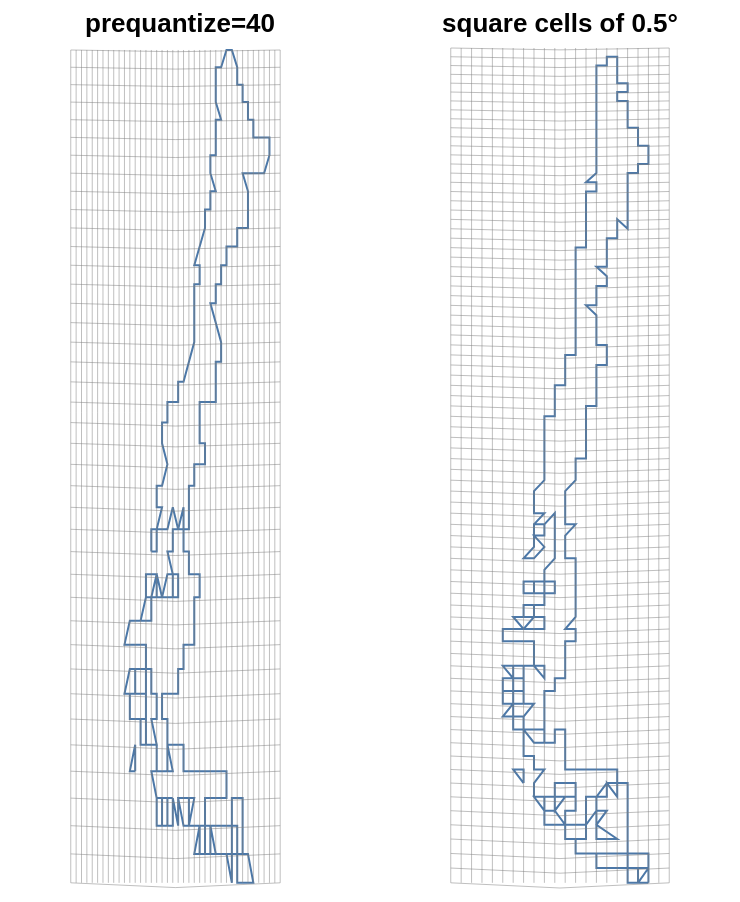

Source (Vega-Lite JSON):
### Vega-Lite specification from a JSON file in a GitHub repository (floating-point values rounded to 4 significant figures)
{"config": {"view": {"continuousWidth": 400, "continuousHeight": 300, "fill": "transparent"}}, "hconcat": [{"layer": [{"data": {"name": "data-ccf13662be1cd0d4e7435c94a43cb4e2", "format": {"mesh": "data", "type": "topojson"}}, "mark": {"type": "geoshape", "filled": false}, "projection": {"reflectY": false, "type": "mercator"}}, {"data": {"name": "data-863b2a0ce7112c2946718f3aea6198f9"}, "mark": {"type": "geoshape", "filled": false, "opacity": 0.5, "stroke": "gray", "strokeWidth": 0.5}, "projection": {"reflectY": false, "type": "mercator"}}], "height": 420, "title": "prequantize=40", "width": 170}, {"layer": [{"data": {"name": "data-300132b3df24b026d5e869469ac40396", "format": {"mesh": "data", "type": "topojson"}}, "mark": {"type": "geoshape", "filled": false}, "projection": {"reflectY": false, "type": "mercator"}}, {"data": {"name": "data-752b2c6cd1fdcca3b57714ae9a3d946d"}, "mark": {"type": "geoshape", "filled": false, "opacity": 0.5, "stroke": "gray", "strokeWidth": 0.5}, "projection": {"reflectY": false, "type": "mercator"}}], "height": 420, "title": "square cells of 0.5°", "width": 170}], "background": "transparent", "$schema": "https://vega.github.io/schema/vega-lite/v6.4.1.json", "datasets": {"data-ccf13662be1cd0d4e7435c94a43cb4e2": "{\"type\":\"Topology\",\"objects\":{\"data\":{\"geometries\":[{\"properties\":{\"name\":\"Chile\"},\"type\":\"MultiPolygon\",\"arcs\":[[[0,-4]],[[-34,1,-32,2]],[[3,4,5,6,7,8]],[[9]],[[10,-36,11,12,-16,-17]],[[13,14,-18,15]],[[16,17,-20,18]],[[20,-26,-38]],[[-40,21,22]],[[-41,23]],[[24,25,26,27]],[[28]],[[29,30,31,32,33,34,35,36,37,38,39,40,41]]],\"id\":40}],\"type\":\"GeometryCollection\"}},\"bbox\":[-78.98945312499993,-55.891699218750006,-66.435791015625,-17.50605468749997],\"transform\":{\"scale\":[0.3218887720352545,0.9842472956730779],\"translate\":[-78.98945312499993,-55.891699218750006]},\"arcs\":[[[32,1],[1,0],[1,-1],[-3,0],[0,1],[-1,0],[0,-1],[-1,1]],[[17,3],[0,-1],[1,0],[0,1]],[[19,3],[0,-1],[-3,0],[0,1]],[[32,1],[-3,0]],[[29,1],[-2,0]],[[27,1],[-4,0]],[[23,1],[1,1],[0,-1],[1,0],[0,1]],[[25,2],[1,0],[0,-1],[1,0]],[[27,1],[-1,1],[4,0],[0,-1],[1,0],[0,1],[-1,0],[0,1],[2,0],[0,-2]],[[12,4],[-1,0],[1,1],[0,-1]],[[14,7],[0,-1]],[[13,6],[-2,0]],[[11,6],[0,1]],[[11,7],[-1,0]],[[10,7],[1,1],[1,0]],[[12,7],[-1,0]],[[14,7],[-2,0]],[[12,7],[0,1]],[[13,8],[1,0],[0,-1]],[[13,8],[-1,0]],[[13,10],[1,1]],[[16,11],[0,1]],[[16,12],[1,-1]],[[17,11],[1,1],[1,0],[0,-1]],[[16,12],[-1,-1]],[[15,11],[-1,0]],[[14,11],[0,1],[1,0]],[[15,12],[1,0]],[[15,13],[0,1],[1,0],[0,-1],[-1,0]],[[25,2],[-4,0]],[[21,2],[-1,1],[2,0],[0,-1],[1,1],[-3,0],[0,-1],[-1,1]],[[19,3],[-1,0]],[[18,3],[-1,0]],[[17,3],[-1,0]],[[16,3],[-1,1],[4,0],[-1,1],[0,-1],[-2,0],[0,1],[-3,0],[0,1]],[[13,6],[1,0]],[[14,6],[0,-1],[2,0],[-1,1],[1,0],[0,1],[-1,0],[0,1],[-1,0],[0,1],[-4,0],[1,1],[2,0]],[[13,10],[2,0],[0,1]],[[15,11],[1,0]],[[16,11],[1,0]],[[17,11],[2,0]],[[19,11],[1,0],[0,1],[-1,0],[-1,1],[1,0],[0,1],[2,0],[0,1],[-1,-1],[-1,1],[-1,-1],[-2,0],[1,1],[-1,0],[0,1],[1,0],[1,1],[-1,1],[0,1],[1,0],[0,1],[2,0],[0,1],[1,0],[2,2],[0,3],[1,0],[0,1],[-1,0],[2,2],[0,1],[1,0],[0,1],[1,0],[-1,1],[0,1],[1,0],[0,2],[1,0],[-1,1],[0,2],[1,0],[1,1],[1,0],[1,-1],[0,-1],[1,0],[0,-1],[1,0],[0,-1],[1,0],[0,-1],[3,0],[0,-1],[-1,-1],[-4,0],[1,-1],[0,-2],[-2,0],[0,-1],[-2,0],[0,-1],[-1,0],[0,-1],[-1,0],[0,-1],[-1,0],[2,-2],[0,-1],[-1,0],[0,-2],[-3,0],[0,-2],[1,0],[0,-1],[-2,0],[0,-1],[-1,0],[0,-2],[-1,0],[0,-1],[1,0],[0,-1],[2,0],[0,-1],[-1,0],[0,-2],[-2,0],[0,-1],[-1,0],[0,-1],[-3,0],[0,-1],[1,0],[0,-1],[3,0],[0,-1],[8,0],[0,-1],[-4,0],[0,-1]]]}", "data-863b2a0ce7112c2946718f3aea6198f9": [{"type": "Feature", "geometry": {"type": "LineString", "coordinates": [[-78.99, -55.89], [-78.99, -17.51]]}}, {"type": "Feature", "geometry": {"type": "LineString", "coordinates": [[-78.67, -55.89], [-78.67, -17.51]]}}, {"type": "Feature", "geometry": {"type": "LineString", "coordinates": [[-78.35, -55.89], [-78.35, -17.51]]}}, {"type": "Feature", "geometry": {"type": "LineString", "coordinates": [[-78.02, -55.89], [-78.02, -17.51]]}}, {"type": "Feature", "geometry": {"type": "LineString", "coordinates": [[-77.7, -55.89], [-77.7, -17.51]]}}, {"type": "Feature", "geometry": {"type": "LineString", "coordinates": [[-77.38, -55.89], [-77.38, -17.51]]}}, {"type": "Feature", "geometry": {"type": "LineString", "coordinates": [[-77.06, -55.89], [-77.06, -17.51]]}}, {"type": "Feature", "geometry": {"type": "LineString", "coordinates": [[-76.74, -55.89], [-76.74, -17.51]]}}, {"type": "Feature", "geometry": {"type": "LineString", "coordinates": [[-76.41, -55.89], [-76.41, -17.51]]}}, {"type": "Feature", "geometry": {"type": "LineString", "coordinates": [[-76.09, -55.89], [-76.09, -17.51]]}}, {"type": "Feature", "geometry": {"type": "LineString", "coordinates": [[-75.77, -55.89], [-75.77, -17.51]]}}, {"type": "Feature", "geometry": {"type": "LineString", "coordinates": [[-75.45, -55.89], [-75.45, -17.51]]}}, {"type": "Feature", "geometry": {"type": "LineString", "coordinates": [[-75.13, -55.89], [-75.13, -17.51]]}}, {"type": "Feature", "geometry": {"type": "LineString", "coordinates": [[-74.8, -55.89], [-74.8, -17.51]]}}, {"type": "Feature", "geometry": {"type": "LineString", "coordinates": [[-74.48, -55.89], [-74.48, -17.51]]}}, {"type": "Feature", "geometry": {"type": "LineString", "coordinates": [[-74.16, -55.89], [-74.16, -17.51]]}}, {"type": "Feature", "geometry": {"type": "LineString", "coordinates": [[-73.84, -55.89], [-73.84, -17.51]]}}, {"type": "Feature", "geometry": {"type": "LineString", "coordinates": [[-73.52, -55.89], [-73.52, -17.51]]}}, {"type": "Feature", "geometry": {"type": "LineString", "coordinates": [[-73.2, -55.89], [-73.2, -17.51]]}}, {"type": "Feature", "geometry": {"type": "LineString", "coordinates": [[-72.87, -55.89], [-72.87, -17.51]]}}, {"type": "Feature", "geometry": {"type": "LineString", "coordinates": [[-72.55, -55.89], [-72.55, -17.51]]}}, {"type": "Feature", "geometry": {"type": "LineString", "coordinates": [[-72.23, -55.89], [-72.23, -17.51]]}}, {"type": "Feature", "geometry": {"type": "LineString", "coordinates": [[-71.91, -55.89], [-71.91, -17.51]]}}, {"type": "Feature", "geometry": {"type": "LineString", "coordinates": [[-71.59, -55.89], [-71.59, -17.51]]}}, {"type": "Feature", "geometry": {"type": "LineString", "coordinates": [[-71.26, -55.89], [-71.26, -17.51]]}}, {"type": "Feature", "geometry": {"type": "LineString", "coordinates": [[-70.94, -55.89], [-70.94, -17.51]]}}, {"type": "Feature", "geometry": {"type": "LineString", "coordinates": [[-70.62, -55.89], [-70.62, -17.51]]}}, {"type": "Feature", "geometry": {"type": "LineString", "coordinates": [[-70.3, -55.89], [-70.3, -17.51]]}}, {"type": "Feature", "geometry": {"type": "LineString", "coordinates": [[-69.98, -55.89], [-69.98, -17.51]]}}, {"type": "Feature", "geometry": {"type": "LineString", "coordinates": [[-69.65, -55.89], [-69.65, -17.51]]}}, {"type": "Feature", "geometry": {"type": "LineString", "coordinates": [[-69.33, -55.89], [-69.33, -17.51]]}}, {"type": "Feature", "geometry": {"type": "LineString", "coordinates": [[-69.01, -55.89], [-69.01, -17.51]]}}, {"type": "Feature", "geometry": {"type": "LineString", "coordinates": [[-68.69, -55.89], [-68.69, -17.51]]}}, {"type": "Feature", "geometry": {"type": "LineString", "coordinates": [[-68.37, -55.89], [-68.37, -17.51]]}}, {"type": "Feature", "geometry": {"type": "LineString", "coordinates": [[-68.05, -55.89], [-68.05, -17.51]]}}, {"type": "Feature", "geometry": {"type": "LineString", "coordinates": [[-67.72, -55.89], [-67.72, -17.51]]}}, {"type": "Feature", "geometry": {"type": "LineString", "coordinates": [[-67.4, -55.89], [-67.4, -17.51]]}}, {"type": "Feature", "geometry": {"type": "LineString", "coordinates": [[-67.08, -55.89], [-67.08, -17.51]]}}, {"type": "Feature", "geometry": {"type": "LineString", "coordinates": [[-66.76, -55.89], [-66.76, -17.51]]}}, {"type": "Feature", "geometry": {"type": "LineString", "coordinates": [[-66.44, -55.89], [-66.44, -17.51]]}}, {"type": "Feature", "geometry": {"type": "LineString", "coordinates": [[-78.99, -55.89], [-66.44, -55.89]]}}, {"type": "Feature", "geometry": {"type": "LineString", "coordinates": [[-78.99, -54.91], [-66.44, -54.91]]}}, {"type": "Feature", "geometry": {"type": "LineString", "coordinates": [[-78.99, -53.92], [-66.44, -53.92]]}}, {"type": "Feature", "geometry": {"type": "LineString", "coordinates": [[-78.99, -52.94], [-66.44, -52.94]]}}, {"type": "Feature", "geometry": {"type": "LineString", "coordinates": [[-78.99, -51.95], [-66.44, -51.95]]}}, {"type": "Feature", "geometry": {"type": "LineString", "coordinates": [[-78.99, -50.97], [-66.44, -50.97]]}}, {"type": "Feature", "geometry": {"type": "LineString", "coordinates": [[-78.99, -49.99], [-66.44, -49.99]]}}, {"type": "Feature", "geometry": {"type": "LineString", "coordinates": [[-78.99, -49.0], [-66.44, -49.0]]}}, {"type": "Feature", "geometry": {"type": "LineString", "coordinates": [[-78.99, -48.02], [-66.44, -48.02]]}}, {"type": "Feature", "geometry": {"type": "LineString", "coordinates": [[-78.99, -47.03], [-66.44, -47.03]]}}, {"type": "Feature", "geometry": {"type": "LineString", "coordinates": [[-78.99, -46.05], [-66.44, -46.05]]}}, {"type": "Feature", "geometry": {"type": "LineString", "coordinates": [[-78.99, -45.06], [-66.44, -45.06]]}}, {"type": "Feature", "geometry": {"type": "LineString", "coordinates": [[-78.99, -44.08], [-66.44, -44.08]]}}, {"type": "Feature", "geometry": {"type": "LineString", "coordinates": [[-78.99, -43.1], [-66.44, -43.1]]}}, {"type": "Feature", "geometry": {"type": "LineString", "coordinates": [[-78.99, -42.11], [-66.44, -42.11]]}}, {"type": "Feature", "geometry": {"type": "LineString", "coordinates": [[-78.99, -41.13], [-66.44, -41.13]]}}, {"type": "Feature", "geometry": {"type": "LineString", "coordinates": [[-78.99, -40.14], [-66.44, -40.14]]}}, {"type": "Feature", "geometry": {"type": "LineString", "coordinates": [[-78.99, -39.16], [-66.44, -39.16]]}}, {"type": "Feature", "geometry": {"type": "LineString", "coordinates": [[-78.99, -38.18], [-66.44, -38.18]]}}, {"type": "Feature", "geometry": {"type": "LineString", "coordinates": [[-78.99, -37.19], [-66.44, -37.19]]}}, {"type": "Feature", "geometry": {"type": "LineString", "coordinates": [[-78.99, -36.21], [-66.44, -36.21]]}}, {"type": "Feature", "geometry": {"type": "LineString", "coordinates": [[-78.99, -35.22], [-66.44, -35.22]]}}, {"type": "Feature", "geometry": {"type": "LineString", "coordinates": [[-78.99, -34.24], [-66.44, -34.24]]}}, {"type": "Feature", "geometry": {"type": "LineString", "coordinates": [[-78.99, -33.25], [-66.44, -33.25]]}}, {"type": "Feature", "geometry": {"type": "LineString", "coordinates": [[-78.99, -32.27], [-66.44, -32.27]]}}, {"type": "Feature", "geometry": {"type": "LineString", "coordinates": [[-78.99, -31.29], [-66.44, -31.29]]}}, {"type": "Feature", "geometry": {"type": "LineString", "coordinates": [[-78.99, -30.3], [-66.44, -30.3]]}}, {"type": "Feature", "geometry": {"type": "LineString", "coordinates": [[-78.99, -29.32], [-66.44, -29.32]]}}, {"type": "Feature", "geometry": {"type": "LineString", "coordinates": [[-78.99, -28.33], [-66.44, -28.33]]}}, {"type": "Feature", "geometry": {"type": "LineString", "coordinates": [[-78.99, -27.35], [-66.44, -27.35]]}}, {"type": "Feature", "geometry": {"type": "LineString", "coordinates": [[-78.99, -26.36], [-66.44, -26.36]]}}, {"type": "Feature", "geometry": {"type": "LineString", "coordinates": [[-78.99, -25.38], [-66.44, -25.38]]}}, {"type": "Feature", "geometry": {"type": "LineString", "coordinates": [[-78.99, -24.4], [-66.44, -24.4]]}}, {"type": "Feature", "geometry": {"type": "LineString", "coordinates": [[-78.99, -23.41], [-66.44, -23.41]]}}, {"type": "Feature", "geometry": {"type": "LineString", "coordinates": [[-78.99, -22.43], [-66.44, -22.43]]}}, {"type": "Feature", "geometry": {"type": "LineString", "coordinates": [[-78.99, -21.44], [-66.44, -21.44]]}}, {"type": "Feature", "geometry": {"type": "LineString", "coordinates": [[-78.99, -20.46], [-66.44, -20.46]]}}, {"type": "Feature", "geometry": {"type": "LineString", "coordinates": [[-78.99, -19.47], [-66.44, -19.47]]}}, {"type": "Feature", "geometry": {"type": "LineString", "coordinates": [[-78.99, -18.49], [-66.44, -18.49]]}}, {"type": "Feature", "geometry": {"type": "LineString", "coordinates": [[-78.99, -17.51], [-66.44, -17.51]]}}], "data-300132b3df24b026d5e869469ac40396": "{\"type\":\"Topology\",\"objects\":{\"data\":{\"geometries\":[{\"properties\":{\"name\":\"Chile\"},\"type\":\"MultiPolygon\",\"arcs\":[[[0]],[[-3,1]],[[2,3,4,-9]],[[-12,5,-36]],[[6]],[[7,-38]],[[8,9,10,11,12]],[[13]],[[-41,14]],[[-19,15,-21]],[[16,17,18,19,-43]],[[20,21,22,-26,23]],[[24,25,-27,-45]],[[27,28]],[[29,-34,30,-32]],[[31,-49]],[[32,33]],[[-51,34]],[[35,36,37,38,39,40,41,42,43,44,45,46,47,48,49,50,51]]],\"id\":40}],\"type\":\"GeometryCollection\"}},\"bbox\":[-78.98945312499993,-55.891699218750006,-66.435791015625,-17.50605468749997],\"transform\":{\"scale\":[0.6236067393352753,0.5],\"translate\":[-78.98945312499993,-55.891699218750006]},\"arcs\":[[[19,0],[-1,0],[1,1],[0,-1]],[[17,2],[2,0],[0,-1],[-1,0]],[[17,2],[0,-1],[1,0]],[[18,1],[0,-1],[-1,0],[0,1],[-3,0]],[[14,1],[0,1]],[[12,3],[-1,0],[0,1]],[[11,4],[-2,0],[0,1],[1,0],[1,-1]],[[9,6],[0,-1],[-1,1]],[[17,2],[-3,0]],[[14,2],[-2,0]],[[12,2],[0,1]],[[12,3],[1,0],[0,1]],[[13,4],[1,1],[0,-2],[2,0],[-2,1],[1,1],[-1,0],[0,1],[1,0],[0,1],[1,-1],[0,1],[1,0],[0,-5]],[[7,7],[-1,1],[1,0],[0,-1]],[[7,11],[-1,0],[0,1],[1,0]],[[6,13],[-1,0],[0,1]],[[7,13],[-1,0]],[[6,13],[0,-1],[-1,0],[1,1]],[[6,13],[0,1]],[[6,14],[1,0]],[[6,14],[-1,0]],[[5,14],[0,1],[1,0]],[[6,15],[-1,1],[1,0]],[[6,15],[0,-1]],[[7,15],[-1,0]],[[6,15],[0,1]],[[7,16],[-1,0]],[[7,20],[0,1],[1,0]],[[8,21],[0,-1],[-1,0]],[[9,22],[-1,0]],[[8,23],[1,0]],[[9,22],[0,1]],[[8,22],[-1,0],[0,1],[1,0]],[[8,23],[0,-1]],[[9,28],[0,-1],[-1,0],[1,-1],[-1,-1],[-1,0],[1,1],[0,2]],[[13,4],[-2,0]],[[11,4],[0,1],[1,0],[0,1],[-1,0],[-1,-1],[0,1],[2,0],[0,1],[-2,0],[0,-1],[-1,0]],[[9,6],[-1,0]],[[8,6],[0,1],[1,1],[-1,0],[0,1],[-1,0],[0,2]],[[7,11],[1,-1],[1,0],[0,1],[-2,0]],[[7,11],[0,1]],[[7,12],[1,1],[-1,0]],[[7,13],[0,1]],[[7,14],[0,1]],[[7,15],[0,1]],[[7,16],[1,0],[1,-1],[0,1],[-1,0],[0,2],[-3,0],[0,1],[2,0],[-1,1],[1,0]],[[7,20],[1,0],[-1,-1],[2,0],[0,1],[-1,0],[0,1]],[[8,21],[1,0],[0,1]],[[9,22],[1,0],[0,1],[-1,0]],[[9,23],[0,1],[1,1],[0,4],[-1,-1]],[[9,28],[-1,0]],[[8,28],[1,1],[-1,0],[0,2],[1,1],[0,6],[1,0],[0,3],[1,0],[0,3],[1,0],[0,11],[1,0],[0,6],[1,0],[0,1],[-1,0],[1,1],[0,12],[1,0],[0,1],[1,0],[0,-3],[1,0],[0,-1],[-1,0],[0,-1],[1,0],[0,-3],[1,0],[0,-2],[1,0],[0,-2],[-1,0],[0,-1],[-1,0],[0,-6],[-1,1],[0,-2],[-1,0],[0,-3],[-1,0],[1,-1],[0,-1],[-1,0],[0,-2],[-1,0],[1,-1],[0,-3],[1,0],[0,-2],[-1,0],[0,-4],[-1,0],[0,-5],[-1,0],[0,-2],[-1,-1],[0,-3],[1,0],[-1,-1],[0,-2],[1,0],[0,-5],[-1,-1],[1,0],[0,-1],[-1,0],[0,-3],[-1,0],[0,-1],[-1,0],[0,-4],[1,0],[0,1],[1,0],[0,-3],[5,0],[0,-1],[-1,0],[-1,-1],[-1,0],[0,-2]]]}", "data-752b2c6cd1fdcca3b57714ae9a3d946d": [{"type": "Feature", "geometry": {"type": "LineString", "coordinates": [[-78.99, -55.89], [-78.99, -17.39]]}}, {"type": "Feature", "geometry": {"type": "LineString", "coordinates": [[-78.37, -55.89], [-78.37, -17.39]]}}, {"type": "Feature", "geometry": {"type": "LineString", "coordinates": [[-77.74, -55.89], [-77.74, -17.39]]}}, {"type": "Feature", "geometry": {"type": "LineString", "coordinates": [[-77.12, -55.89], [-77.12, -17.39]]}}, {"type": "Feature", "geometry": {"type": "LineString", "coordinates": [[-76.5, -55.89], [-76.5, -17.39]]}}, {"type": "Feature", "geometry": {"type": "LineString", "coordinates": [[-75.87, -55.89], [-75.87, -17.39]]}}, {"type": "Feature", "geometry": {"type": "LineString", "coordinates": [[-75.25, -55.89], [-75.25, -17.39]]}}, {"type": "Feature", "geometry": {"type": "LineString", "coordinates": [[-74.62, -55.89], [-74.62, -17.39]]}}, {"type": "Feature", "geometry": {"type": "LineString", "coordinates": [[-74.0, -55.89], [-74.0, -17.39]]}}, {"type": "Feature", "geometry": {"type": "LineString", "coordinates": [[-73.38, -55.89], [-73.38, -17.39]]}}, {"type": "Feature", "geometry": {"type": "LineString", "coordinates": [[-72.75, -55.89], [-72.75, -17.39]]}}, {"type": "Feature", "geometry": {"type": "LineString", "coordinates": [[-72.13, -55.89], [-72.13, -17.39]]}}, {"type": "Feature", "geometry": {"type": "LineString", "coordinates": [[-71.51, -55.89], [-71.51, -17.39]]}}, {"type": "Feature", "geometry": {"type": "LineString", "coordinates": [[-70.88, -55.89], [-70.88, -17.39]]}}, {"type": "Feature", "geometry": {"type": "LineString", "coordinates": [[-70.26, -55.89], [-70.26, -17.39]]}}, {"type": "Feature", "geometry": {"type": "LineString", "coordinates": [[-69.64, -55.89], [-69.64, -17.39]]}}, {"type": "Feature", "geometry": {"type": "LineString", "coordinates": [[-69.01, -55.89], [-69.01, -17.39]]}}, {"type": "Feature", "geometry": {"type": "LineString", "coordinates": [[-68.39, -55.89], [-68.39, -17.39]]}}, {"type": "Feature", "geometry": {"type": "LineString", "coordinates": [[-67.76, -55.89], [-67.76, -17.39]]}}, {"type": "Feature", "geometry": {"type": "LineString", "coordinates": [[-67.14, -55.89], [-67.14, -17.39]]}}, {"type": "Feature", "geometry": {"type": "LineString", "coordinates": [[-66.52, -55.89], [-66.52, -17.39]]}}, {"type": "Feature", "geometry": {"type": "LineString", "coordinates": [[-65.89, -55.89], [-65.89, -17.39]]}}, {"type": "Feature", "geometry": {"type": "LineString", "coordinates": [[-78.99, -55.89], [-65.89, -55.89]]}}, {"type": "Feature", "geometry": {"type": "LineString", "coordinates": [[-78.99, -55.39], [-65.89, -55.39]]}}, {"type": "Feature", "geometry": {"type": "LineString", "coordinates": [[-78.99, -54.89], [-65.89, -54.89]]}}, {"type": "Feature", "geometry": {"type": "LineString", "coordinates": [[-78.99, -54.39], [-65.89, -54.39]]}}, {"type": "Feature", "geometry": {"type": "LineString", "coordinates": [[-78.99, -53.89], [-65.89, -53.89]]}}, {"type": "Feature", "geometry": {"type": "LineString", "coordinates": [[-78.99, -53.39], [-65.89, -53.39]]}}, {"type": "Feature", "geometry": {"type": "LineString", "coordinates": [[-78.99, -52.89], [-65.89, -52.89]]}}, {"type": "Feature", "geometry": {"type": "LineString", "coordinates": [[-78.99, -52.39], [-65.89, -52.39]]}}, {"type": "Feature", "geometry": {"type": "LineString", "coordinates": [[-78.99, -51.89], [-65.89, -51.89]]}}, {"type": "Feature", "geometry": {"type": "LineString", "coordinates": [[-78.99, -51.39], [-65.89, -51.39]]}}, {"type": "Feature", "geometry": {"type": "LineString", "coordinates": [[-78.99, -50.89], [-65.89, -50.89]]}}, {"type": "Feature", "geometry": {"type": "LineString", "coordinates": [[-78.99, -50.39], [-65.89, -50.39]]}}, {"type": "Feature", "geometry": {"type": "LineString", "coordinates": [[-78.99, -49.89], [-65.89, -49.89]]}}, {"type": "Feature", "geometry": {"type": "LineString", "coordinates": [[-78.99, -49.39], [-65.89, -49.39]]}}, {"type": "Feature", "geometry": {"type": "LineString", "coordinates": [[-78.99, -48.89], [-65.89, -48.89]]}}, {"type": "Feature", "geometry": {"type": "LineString", "coordinates": [[-78.99, -48.39], [-65.89, -48.39]]}}, {"type": "Feature", "geometry": {"type": "LineString", "coordinates": [[-78.99, -47.89], [-65.89, -47.89]]}}, {"type": "Feature", "geometry": {"type": "LineString", "coordinates": [[-78.99, -47.39], [-65.89, -47.39]]}}, {"type": "Feature", "geometry": {"type": "LineString", "coordinates": [[-78.99, -46.89], [-65.89, -46.89]]}}, {"type": "Feature", "geometry": {"type": "LineString", "coordinates": [[-78.99, -46.39], [-65.89, -46.39]]}}, {"type": "Feature", "geometry": {"type": "LineString", "coordinates": [[-78.99, -45.89], [-65.89, -45.89]]}}, {"type": "Feature", "geometry": {"type": "LineString", "coordinates": [[-78.99, -45.39], [-65.89, -45.39]]}}, {"type": "Feature", "geometry": {"type": "LineString", "coordinates": [[-78.99, -44.89], [-65.89, -44.89]]}}, {"type": "Feature", "geometry": {"type": "LineString", "coordinates": [[-78.99, -44.39], [-65.89, -44.39]]}}, {"type": "Feature", "geometry": {"type": "LineString", "coordinates": [[-78.99, -43.89], [-65.89, -43.89]]}}, {"type": "Feature", "geometry": {"type": "LineString", "coordinates": [[-78.99, -43.39], [-65.89, -43.39]]}}, {"type": "Feature", "geometry": {"type": "LineString", "coordinates": [[-78.99, -42.89], [-65.89, -42.89]]}}, {"type": "Feature", "geometry": {"type": "LineString", "coordinates": [[-78.99, -42.39], [-65.89, -42.39]]}}, {"type": "Feature", "geometry": {"type": "LineString", "coordinates": [[-78.99, -41.89], [-65.89, -41.89]]}}, {"type": "Feature", "geometry": {"type": "LineString", "coordinates": [[-78.99, -41.39], [-65.89, -41.39]]}}, {"type": "Feature", "geometry": {"type": "LineString", "coordinates": [[-78.99, -40.89], [-65.89, -40.89]]}}, {"type": "Feature", "geometry": {"type": "LineString", "coordinates": [[-78.99, -40.39], [-65.89, -40.39]]}}, {"type": "Feature", "geometry": {"type": "LineString", "coordinates": [[-78.99, -39.89], [-65.89, -39.89]]}}, {"type": "Feature", "geometry": {"type": "LineString", "coordinates": [[-78.99, -39.39], [-65.89, -39.39]]}}, {"type": "Feature", "geometry": {"type": "LineString", "coordinates": [[-78.99, -38.89], [-65.89, -38.89]]}}, {"type": "Feature", "geometry": {"type": "LineString", "coordinates": [[-78.99, -38.39], [-65.89, -38.39]]}}, {"type": "Feature", "geometry": {"type": "LineString", "coordinates": [[-78.99, -37.89], [-65.89, -37.89]]}}, {"type": "Feature", "geometry": {"type": "LineString", "coordinates": [[-78.99, -37.39], [-65.89, -37.39]]}}, {"type": "Feature", "geometry": {"type": "LineString", "coordinates": [[-78.99, -36.89], [-65.89, -36.89]]}}, {"type": "Feature", "geometry": {"type": "LineString", "coordinates": [[-78.99, -36.39], [-65.89, -36.39]]}}, {"type": "Feature", "geometry": {"type": "LineString", "coordinates": [[-78.99, -35.89], [-65.89, -35.89]]}}, {"type": "Feature", "geometry": {"type": "LineString", "coordinates": [[-78.99, -35.39], [-65.89, -35.39]]}}, {"type": "Feature", "geometry": {"type": "LineString", "coordinates": [[-78.99, -34.89], [-65.89, -34.89]]}}, {"type": "Feature", "geometry": {"type": "LineString", "coordinates": [[-78.99, -34.39], [-65.89, -34.39]]}}, {"type": "Feature", "geometry": {"type": "LineString", "coordinates": [[-78.99, -33.89], [-65.89, -33.89]]}}, {"type": "Feature", "geometry": {"type": "LineString", "coordinates": [[-78.99, -33.39], [-65.89, -33.39]]}}, {"type": "Feature", "geometry": {"type": "LineString", "coordinates": [[-78.99, -32.89], [-65.89, -32.89]]}}, {"type": "Feature", "geometry": {"type": "LineString", "coordinates": [[-78.99, -32.39], [-65.89, -32.39]]}}, {"type": "Feature", "geometry": {"type": "LineString", "coordinates": [[-78.99, -31.89], [-65.89, -31.89]]}}, {"type": "Feature", "geometry": {"type": "LineString", "coordinates": [[-78.99, -31.39], [-65.89, -31.39]]}}, {"type": "Feature", "geometry": {"type": "LineString", "coordinates": [[-78.99, -30.89], [-65.89, -30.89]]}}, {"type": "Feature", "geometry": {"type": "LineString", "coordinates": [[-78.99, -30.39], [-65.89, -30.39]]}}, {"type": "Feature", "geometry": {"type": "LineString", "coordinates": [[-78.99, -29.89], [-65.89, -29.89]]}}, {"type": "Feature", "geometry": {"type": "LineString", "coordinates": [[-78.99, -29.39], [-65.89, -29.39]]}}, {"type": "Feature", "geometry": {"type": "LineString", "coordinates": [[-78.99, -28.89], [-65.89, -28.89]]}}, {"type": "Feature", "geometry": {"type": "LineString", "coordinates": [[-78.99, -28.39], [-65.89, -28.39]]}}, {"type": "Feature", "geometry": {"type": "LineString", "coordinates": [[-78.99, -27.89], [-65.89, -27.89]]}}, {"type": "Feature", "geometry": {"type": "LineString", "coordinates": [[-78.99, -27.39], [-65.89, -27.39]]}}, {"type": "Feature", "geometry": {"type": "LineString", "coordinates": [[-78.99, -26.89], [-65.89, -26.89]]}}, {"type": "Feature", "geometry": {"type": "LineString", "coordinates": [[-78.99, -26.39], [-65.89, -26.39]]}}, {"type": "Feature", "geometry": {"type": "LineString", "coordinates": [[-78.99, -25.89], [-65.89, -25.89]]}}, {"type": "Feature", "geometry": {"type": "LineString", "coordinates": [[-78.99, -25.39], [-65.89, -25.39]]}}, {"type": "Feature", "geometry": {"type": "LineString", "coordinates": [[-78.99, -24.89], [-65.89, -24.89]]}}, {"type": "Feature", "geometry": {"type": "LineString", "coordinates": [[-78.99, -24.39], [-65.89, -24.39]]}}, {"type": "Feature", "geometry": {"type": "LineString", "coordinates": [[-78.99, -23.89], [-65.89, -23.89]]}}, {"type": "Feature", "geometry": {"type": "LineString", "coordinates": [[-78.99, -23.39], [-65.89, -23.39]]}}, {"type": "Feature", "geometry": {"type": "LineString", "coordinates": [[-78.99, -22.89], [-65.89, -22.89]]}}, {"type": "Feature", "geometry": {"type": "LineString", "coordinates": [[-78.99, -22.39], [-65.89, -22.39]]}}, {"type": "Feature", "geometry": {"type": "LineString", "coordinates": [[-78.99, -21.89], [-65.89, -21.89]]}}, {"type": "Feature", "geometry": {"type": "LineString", "coordinates": [[-78.99, -21.39], [-65.89, -21.39]]}}, {"type": "Feature", "geometry": {"type": "LineString", "coordinates": [[-78.99, -20.89], [-65.89, -20.89]]}}, {"type": "Feature", "geometry": {"type": "LineString", "coordinates": [[-78.99, -20.39], [-65.89, -20.39]]}}, {"type": "Feature", "geometry": {"type": "LineString", "coordinates": [[-78.99, -19.89], [-65.89, -19.89]]}}, {"type": "Feature", "geometry": {"type": "LineString", "coordinates": [[-78.99, -19.39], [-65.89, -19.39]]}}, {"type": "Feature", "geometry": {"type": "LineString", "coordinates": [[-78.99, -18.89], [-65.89, -18.89]]}}, {"type": "Feature", "geometry": {"type": "LineString", "coordinates": [[-78.99, -18.39], [-65.89, -18.39]]}}, {"type": "Feature", "geometry": {"type": "LineString", "coordinates": [[-78.99, -17.89], [-65.89, -17.89]]}}, {"type": "Feature", "geometry": {"type": "LineString", "coordinates": [[-78.99, -17.39], [-65.89, -17.39]]}}]}}
